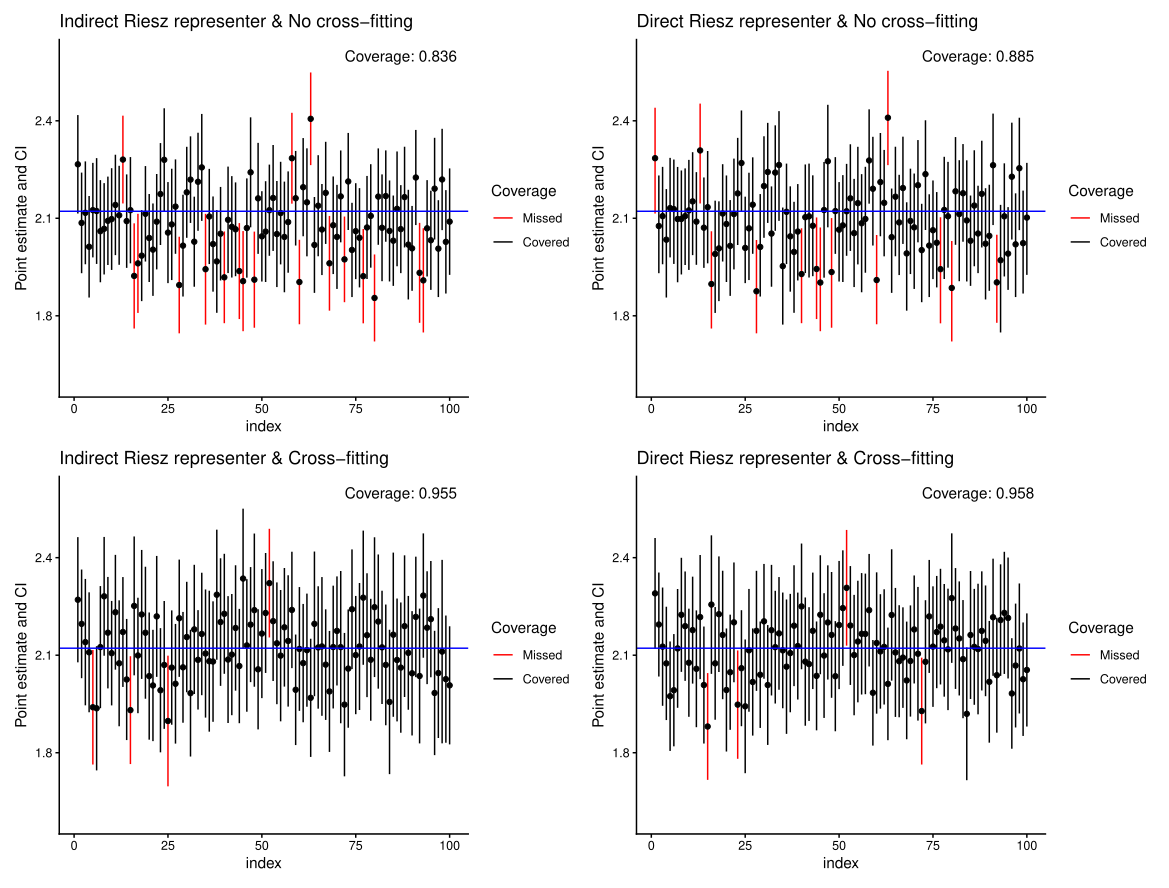

This figure's R source:
library(tidyverse)
library(patchwork)
no_cross_fit_results <- read_csv("ate_experiment/gradient_boosting_experiment/results/no_cross_fit_results.csv")
cross_fit_results <- read_csv("ate_experiment/gradient_boosting_experiment/results/cross_fit_results.csv")
no_cross_fit_results = no_cross_fit_results %>% mutate(index = 1:1000, propensity_coverage = propensity_lower <= truth & truth <= propensity_upper)
no_cross_fit_results = no_cross_fit_results %>% mutate(riesz_coverage = riesz_lower <= truth & truth <= riesz_upper)

cross_fit_results = cross_fit_results %>% mutate(index = 1:1000, propensity_coverage = propensity_lower <= truth & truth <= propensity_upper)
cross_fit_results = cross_fit_results %>% mutate(riesz_coverage = riesz_lower <= truth & truth <= riesz_upper)


a = ggplot(no_cross_fit_results[1:100,])+
  geom_segment(aes(x=index, y=propensity_lower,xend=index, yend=propensity_upper, color = as.factor(propensity_coverage)))+
  geom_point(aes(x=index, y=propensity_estimate))+
  theme_classic()+
  scale_color_manual(                      
   values = c('FALSE' = "red", "TRUE" = "black"),
    name = "Coverage",
    labels = c("Missed", "Covered")
  )+
  geom_hline(yintercept = no_cross_fit_results$truth[1],color='blue')+
  ylab('Point estimate and CI')+
  annotate("text", 
           x = Inf, y = Inf, 
           label = paste0("Coverage: ", round(mean(no_cross_fit_results$propensity_coverage),5)), 
           hjust = 1.1, vjust = 2, 
           size = 4)+
  ylim(1.6, 2.6)+
  ggtitle('Indirect Riesz representer & No cross-fitting')
  
  

b = ggplot(no_cross_fit_results[1:100,])+
  geom_segment(aes(x=index, y=propensity_lower,xend=index, yend=riesz_upper, color = as.factor(riesz_coverage)))+
  geom_point(aes(x=index, y=riesz_estimate))+
  theme_classic()+
  scale_color_manual(                      
    values = c('FALSE' = "red", "TRUE" = "black"),
    name = "Coverage",
    labels = c("Missed", "Covered")
  )+
  geom_hline(yintercept = no_cross_fit_results$truth[1],color='blue')+
  ylab('Point estimate and CI')+
  annotate("text", 
           x = Inf, y = Inf, 
           label = paste0("Coverage: ", round(mean(no_cross_fit_results$riesz_coverage),5)), 
           hjust = 1.1, vjust = 2, 
           size = 4)+
  ylim(1.6, 2.6)+
  ggtitle('Direct Riesz representer & No cross-fitting')
  

c = ggplot(cross_fit_results[1:100,])+
  geom_segment(aes(x=index, y=propensity_lower,xend=index, yend=propensity_upper, color = as.factor(propensity_coverage)))+
  geom_point(aes(x=index, y=propensity_estimate))+
  theme_classic()+
  scale_color_manual(                      
    values = c('FALSE' = "red", "TRUE" = "black"),
    name = "Coverage",
    labels = c("Missed", "Covered")
  )+
  geom_hline(yintercept = no_cross_fit_results$truth[1],color='blue')+
  ylab('Point estimate and CI')+
  annotate("text", 
           x = Inf, y = Inf, 
           label = paste0("Coverage: ", round(mean(cross_fit_results$propensity_coverage),5)), 
           hjust = 1.1, vjust = 2, 
           size = 4)+
  ylim(1.6, 2.6)+
  ggtitle('Indirect Riesz representer & Cross-fitting')

d = ggplot(cross_fit_results[1:100,])+
  geom_segment(aes(x=index, y=riesz_lower,xend=index, yend=riesz_upper, color = as.factor(riesz_coverage)))+
  geom_point(aes(x=index, y=riesz_estimate))+
  theme_classic()+
  scale_color_manual(                      
    values = c('FALSE' = "red", "TRUE" = "black"),
    name = "Coverage",
    labels = c("Missed", "Covered")
  )+
  geom_hline(yintercept = no_cross_fit_results$truth[1],color='blue')+
  ylab('Point estimate and CI')+
  annotate("text", 
           x = Inf, y = Inf, 
           label = paste0("Coverage: ", round(mean(cross_fit_results$riesz_coverage),5)), 
           hjust = 1.1, vjust = 2, 
           size = 4)+
  ylim(1.6, 2.6)+
  ggtitle('Direct Riesz representer & Cross-fitting')
  


a+b+c+d
